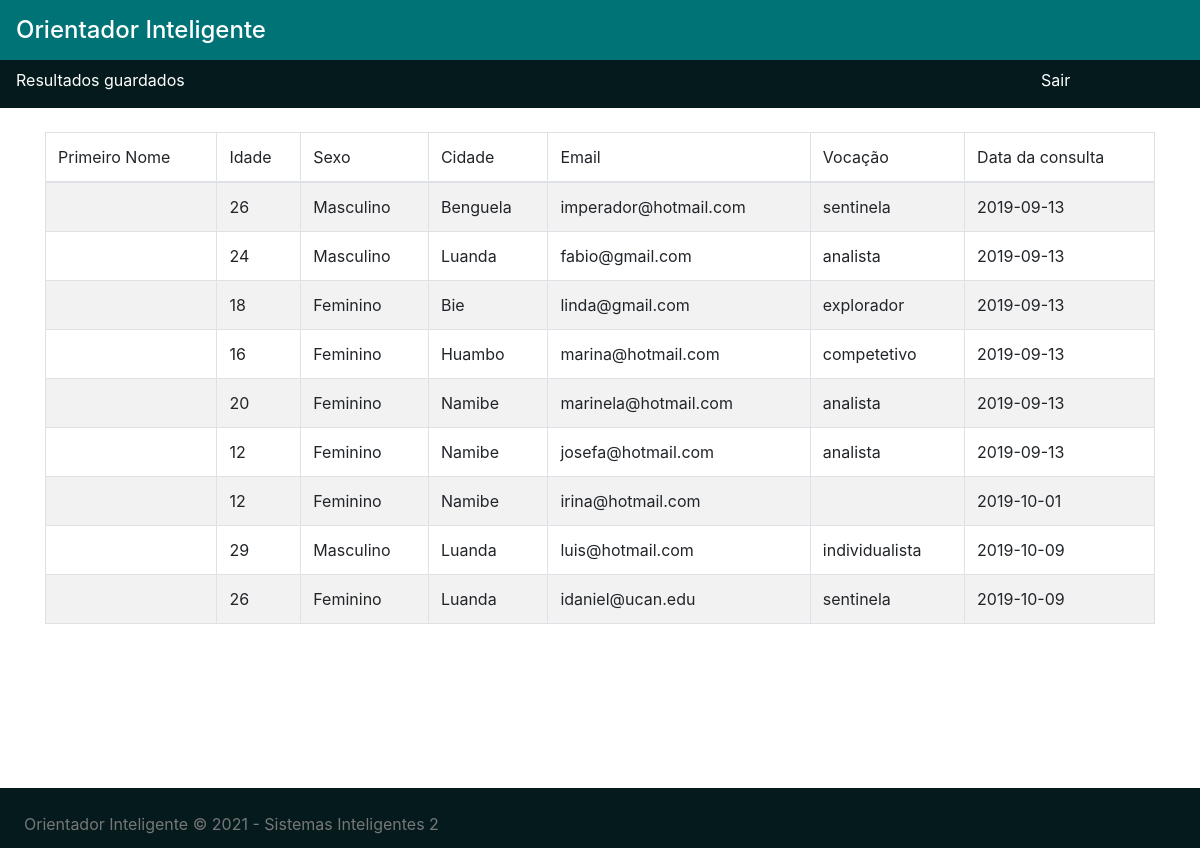
The app's page /listar.php with its own data.
### tables this page shows
CREATE TABLE `tb_usuario` (
  `pk_usuario` int(11) NOT NULL,
  `p_nome` varchar(200) NOT NULL,
  `s_nome` varchar(200) NOT NULL,
  `idade` int(11) NOT NULL,
  `sexo` varchar(20) NOT NULL,
  `cidade` varchar(200) NOT NULL,
  `email` varchar(200) NOT NULL,
  `resultado` varchar(200) NOT NULL,
  `data` date NOT NULL
);

### listar.php (the view, shortened to what this page needs)
<?php
	$conector = conexao();
?>
<!DOCTYPE html>
<html>
	<head>
		<link rel="stylesheet" type="text/css" href="css/style.css">
		<link rel="stylesheet" type="text/css" href="css/bootstrap.min.css">
	</head>
	<body>
		<nav>
			<div class="row corDivCima">
				<div class="col-md-12">
					<h4 class="p-3">Orientador Inteligente</h4>
				</div>
			</div>
			<div class="row corDivBaixo">
				<div class="col-sm-10">
					<label class="p-2 ml-2">Resultados guardados</label>
				</div>
				<div class="col-sm-2 corDivBaixoDireito">
					<label class="p-2 ml-2"><a href="login.php">Sair</a></label>
				</div>
			</div>
		</nav>
		<main>
			<div class="container">
				<div class="row">
					<div class="col-md-12">
						<table class="table table-striped table-bordered table-hover table-condensed mt-4">
				   			<thead>
				   				<tr>
				   					<th>Primeiro Nome</th>
				   					<th>Idade</th>
				   					<th>Sexo</th>
				   					<th>Cidade</th>
				   					<th>Email</th>
				   					<th>Vocação</th>
				   					<th>Data da consulta </th>
				   				</tr>
				   			</thead>
				   			<tbody>
				   				<?php
				   						$listar = $conector->prepare(" SELECT * FROM tb_usuario ");
				   						$listar->execute();
				   				while ($rs = $listar->fetch(PDO::FETCH_OBJ))
				   				{
				   				?>
				   					<tr class="success">
										<td><?php echo $rs->nome; ?></td>
										<td><?php echo $rs->idade; ?></td>
										<td><?php echo $rs->sexo; ?></td>
										<td><?php echo $rs->cidade; ?></td>
										<td><?php echo $rs->email; ?></td>
										<td><?php echo $rs->resultado; ?></td>
										<td><?php echo $rs->data; ?></td>
				   					</tr>
				   				<?php
				   				}
				   				?>
				   			</tbody>
				   		</table>
					</div>
				</div>
			</div>
			<div class="rodape">
				<p class="p-4">Orientador Inteligente &copy; 2021 - Sistemas Inteligentes 2</p>
			</div>
		</main>
	</body>
</html>

### css/style.css (style rules this page uses)
* { margin: 0; padding: 0; font-size: 100%; font-weight: normal; box-sizing: border-box; border: none; outline: none; }
a { text-decoration: none; }
p { font-size: 1em; color: #777; }
body { font-family: 'Segoe UI'; }
body { overflow: hidden; }
.corDivCima { height: 60px; background-color: #007377; color: white; }
.corDivBaixo { background-color: #041a1c; color: white; }
.corDivBaixoDireito label, .corDivBaixoDireito label a { color: white; }
.rodape { width: 100%; height: 60px; background-color: #041a1c; color: white; bottom: 0px; position: absolute; }

### records on screen
tb_usuario: idade "26", sexo "Masculino", cidade "Benguela", email "imperador@hotmail.com", resultado "sentinela", data "2019-09-13"
tb_usuario: idade "24", sexo "Masculino", cidade "Luanda", email "fabio@gmail.com", resultado "analista", data "2019-09-13"
tb_usuario: idade "18", sexo "Feminino", cidade "Bie", email "linda@gmail.com", resultado "explorador", data "2019-09-13"
tb_usuario: idade "16", sexo "Feminino", cidade "Huambo", email "marina@hotmail.com", resultado "competetivo", data "2019-09-13"
tb_usuario: idade "20", sexo "Feminino", cidade "Namibe", email "marinela@hotmail.com", resultado "analista", data "2019-09-13"
tb_usuario: idade "12", sexo "Feminino", cidade "Namibe", email "josefa@hotmail.com", resultado "analista", data "2019-09-13"
tb_usuario: idade "12", sexo "Feminino", cidade "Namibe", email "irina@hotmail.com", data "2019-10-01"
tb_usuario: idade "29", sexo "Masculino", cidade "Luanda", email "luis@hotmail.com", resultado "individualista", data "2019-10-09"
tb_usuario: idade "26", sexo "Feminino", cidade "Luanda", email "idaniel@ucan.edu", resultado "sentinela", data "2019-10-09"
